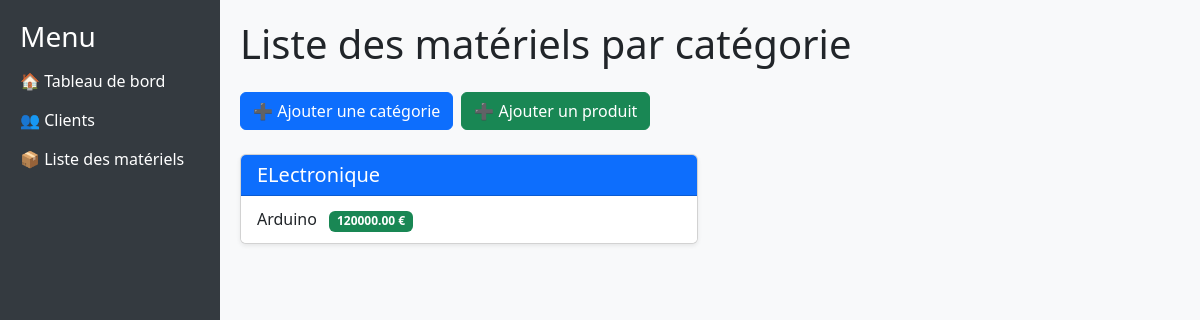
Screenshot of /materiels/ with the database file from the repository.
### devis_app/models.py (models this page shows, shortened)
class Categorie(models.Model):
    nom = models.CharField(max_length=100)

class Produit(models.Model):
    nom = models.CharField(max_length=100)
    prix = models.DecimalField(max_digits=10, decimal_places=2)
    categorie = models.ForeignKey(Categorie, on_delete=models.CASCADE, null=True)

### devis_app/views.py (the view)
# urls.py: path('materiels/', views.liste_materiels, name='liste_materiels'),
def liste_materiels(request):
    categories = Categorie.objects.prefetch_related('produit_set').all()
    return render(request, 'liste_materiels.html', {'categories': categories})

### devis_app/templates/liste_materiels.html (shortened to what this page needs)
{% extends "base.html" %}
{% block content %}
<h1 class="mb-4">Liste des matériels par catégorie</h1>
<div class="mb-4 d-flex gap-2">
    <button class="btn btn-primary" data-bs-toggle="modal" data-bs-target="#modalAjouterCategorie">➕ Ajouter une catégorie</button>
    <button class="btn btn-success" data-bs-toggle="modal" data-bs-target="#modalAjouterProduit">➕ Ajouter un produit</button>
</div>
<div class="row row-cols-1 row-cols-md-2 g-4">
{% for categorie in categories %}
    <div class="col">
        <div class="card shadow-sm h-100">
            <div class="card-header bg-primary text-white">
                <h5 class="mb-0">{{ categorie.nom }}</h5>
            </div>
            <ul class="list-group list-group-flush">
                {% for produit in categorie.produit_set.all %}
                <li class="list-group-item d-flex justify-content-between align-items-center produit-item">
                    <div>
                        {{ produit.nom }}
                        <span class="badge bg-success ms-2">{{ produit.prix }} €</span>
                    </div>
                </li>
                {% empty %}
                <li class="list-group-item text-muted">Aucun matériel dans cette catégorie.</li>
                {% endfor %}
            </ul>
        </div>
    </div>
{% empty %}
    <p>Aucune catégorie trouvée.</p>
{% endfor %}
</div>
{% endblock %}

### devis_app/templates/base.html (style rules this page uses)
body { display: flex; min-height: 100vh; margin: 0; background-color: #f8f9fa; }

### rows the page displays
Categorie: nom "ELectronique"
Produit: nom "Arduino", prix "120000.00"
